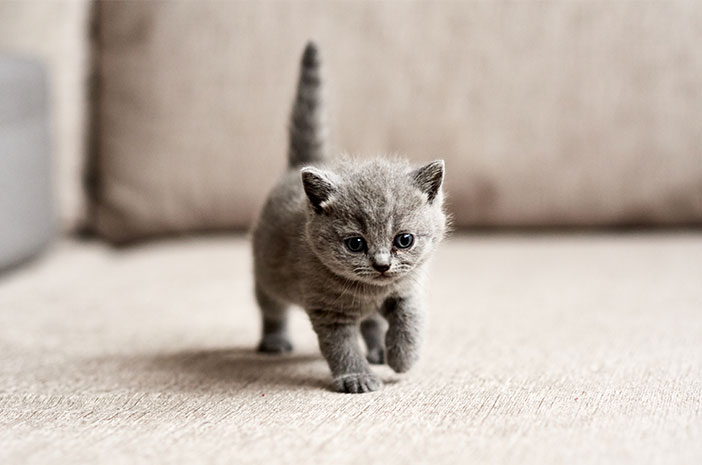
#> input picture 1.jpeg, 702 x 465 px
$ python isitcat.py --image 1.jpeg
#> lines starting #> are read from the running program, lines starting #| are printed output that depends on the picture; after the words box and inside, x2 and y2 are one past the last pixel; in counts of white or black regions, pixels touching at a corner belong together
import argparse
import cv2

ap = argparse.ArgumentParser()
ap.add_argument("-i", "--image", required=True, help="path to the image")
ap.add_argument("-c", "--cascade", default="cascade.xml", help="path to cat detector")
args = vars(ap.parse_args())

img = cv2.imread(args['image'])
#> img is the input picture: shape (465, 702, 3); mean B, G, R 171.1, 180.5, 192
gray = cv2.cvtColor(img, cv2.COLOR_BGR2GRAY)

detector = cv2.CascadeClassifier(args['cascade'])
rects = detector.detectMultiScale(gray, scaleFactor=1.05, minNeighbors=10, minSize=(10, 10))
#> rects = [[326, 197, 106, 106]]

for (i, (x, y, w, h)) in enumerate(rects):
    cv2.rectangle(img, (x, y), (x + w, y + h), (0, 0, 255), 2)
    cv2.putText(img, "Cat #{}".format(i + 1), (x, y - 10), cv2.FONT_HERSHEY_SIMPLEX, 0.55, (0, 0, 255), 2)
#> this loop made 1 pass
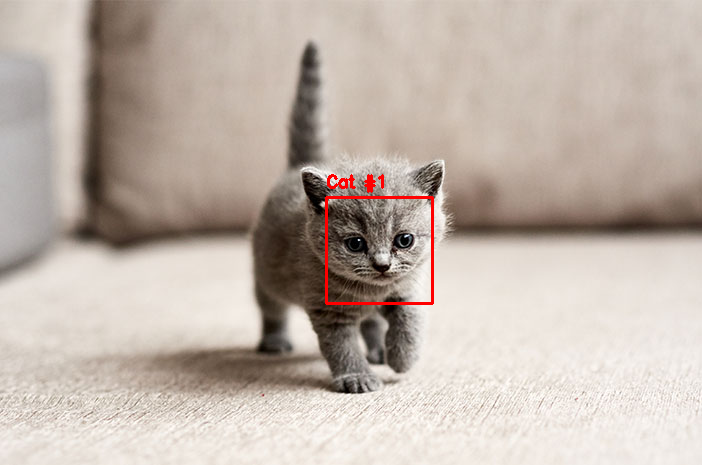
#> img: shape (465, 702, 3); 0.51% of pixels changed, all inside (x1, y1, x2, y2) = (325, 174, 434, 305)

cv2.imshow("Cat Faces", img)
cv2.waitKey(0)
